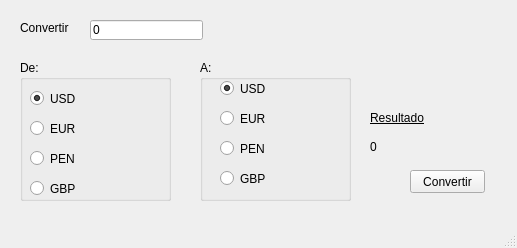
<?xml version="1.0" encoding="UTF-8"?>
<ui version="4.0">
 <class>TipoDeCambio</class>
 <widget class="QMainWindow" name="TipoDeCambio">
  <property name="geometry">
   <rect>
    <x>0</x>
    <y>0</y>
    <width>517</width>
    <height>248</height>
   </rect>
  </property>
  <property name="windowTitle">
   <string>Tipo de cambio</string>
  </property>
  <widget class="QWidget" name="centralwidget">
   <widget class="QLabel" name="lblConvertir">
    <property name="geometry">
     <rect>
      <x>20</x>
      <y>20</y>
      <width>61</width>
      <height>16</height>
     </rect>
    </property>
    <property name="text">
     <string>Convertir</string>
    </property>
   </widget>
   <widget class="QLineEdit" name="leImporte">
    <property name="geometry">
     <rect>
      <x>90</x>
      <y>20</y>
      <width>113</width>
      <height>20</height>
     </rect>
    </property>
    <property name="text">
     <string>0</string>
    </property>
   </widget>
   <widget class="QGroupBox" name="gbDe">
    <property name="geometry">
     <rect>
      <x>20</x>
      <y>60</y>
      <width>151</width>
      <height>141</height>
     </rect>
    </property>
    <property name="title">
     <string>De:</string>
    </property>
    <widget class="QRadioButton" name="rbDeUSD">
     <property name="geometry">
      <rect>
       <x>10</x>
       <y>30</y>
       <width>82</width>
       <height>17</height>
      </rect>
     </property>
     <property name="text">
      <string>USD</string>
     </property>
     <property name="checked">
      <bool>true</bool>
     </property>
    </widget>
    <widget class="QRadioButton" name="rbDeEUR">
     <property name="geometry">
      <rect>
       <x>10</x>
       <y>60</y>
       <width>82</width>
       <height>17</height>
      </rect>
     </property>
     <property name="text">
      <string>EUR</string>
     </property>
    </widget>
    <widget class="QRadioButton" name="rbDePEN">
     <property name="geometry">
      <rect>
       <x>10</x>
       <y>90</y>
       <width>82</width>
       <height>17</height>
      </rect>
     </property>
     <property name="text">
      <string>PEN</string>
     </property>
    </widget>
    <widget class="QRadioButton" name="rbDeGBP">
     <property name="geometry">
      <rect>
       <x>10</x>
       <y>120</y>
       <width>82</width>
       <height>17</height>
      </rect>
     </property>
     <property name="text">
      <string>GBP</string>
     </property>
    </widget>
   </widget>
   <widget class="QGroupBox" name="gbA">
    <property name="geometry">
     <rect>
      <x>200</x>
      <y>60</y>
      <width>151</width>
      <height>141</height>
     </rect>
    </property>
    <property name="title">
     <string>A:</string>
    </property>
    <widget class="QRadioButton" name="rbAUSD">
     <property name="geometry">
      <rect>
       <x>20</x>
       <y>20</y>
       <width>82</width>
       <height>17</height>
      </rect>
     </property>
     <property name="text">
      <string>USD</string>
     </property>
     <property name="checked">
      <bool>true</bool>
     </property>
    </widget>
    <widget class="QRadioButton" name="rbAEUR">
     <property name="geometry">
      <rect>
       <x>20</x>
       <y>50</y>
       <width>82</width>
       <height>17</height>
      </rect>
     </property>
     <property name="text">
      <string>EUR</string>
     </property>
    </widget>
    <widget class="QRadioButton" name="rbAPEN">
     <property name="geometry">
      <rect>
       <x>20</x>
       <y>80</y>
       <width>82</width>
       <height>17</height>
      </rect>
     </property>
     <property name="text">
      <string>PEN</string>
     </property>
    </widget>
    <widget class="QRadioButton" name="rbAGBP">
     <property name="geometry">
      <rect>
       <x>20</x>
       <y>110</y>
       <width>82</width>
       <height>17</height>
      </rect>
     </property>
     <property name="text">
      <string>GBP</string>
     </property>
    </widget>
   </widget>
   <widget class="QLabel" name="lblResultado">
    <property name="geometry">
     <rect>
      <x>370</x>
      <y>110</y>
      <width>61</width>
      <height>16</height>
     </rect>
    </property>
    <property name="font">
     <font>
      <underline>true</underline>
     </font>
    </property>
    <property name="text">
     <string>Resultado</string>
    </property>
   </widget>
   <widget class="QLabel" name="lblCambio">
    <property name="geometry">
     <rect>
      <x>370</x>
      <y>140</y>
      <width>47</width>
      <height>13</height>
     </rect>
    </property>
    <property name="text">
     <string>0</string>
    </property>
   </widget>
   <widget class="QPushButton" name="pbTipoCambio">
    <property name="geometry">
     <rect>
      <x>410</x>
      <y>170</y>
      <width>75</width>
      <height>23</height>
     </rect>
    </property>
    <property name="text">
     <string>Convertir</string>
    </property>
   </widget>
  </widget>
  <widget class="QMenuBar" name="menubar">
   <property name="geometry">
    <rect>
     <x>0</x>
     <y>0</y>
     <width>517</width>
     <height>21</height>
    </rect>
   </property>
  </widget>
  <widget class="QStatusBar" name="statusbar"/>
 </widget>
 <resources/>
 <connections/>
</ui>
